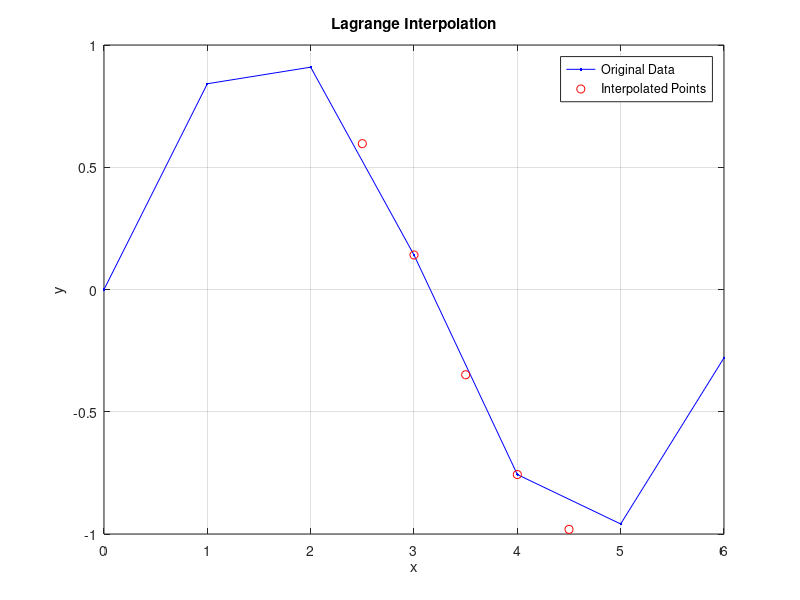

Source code (MATLAB):
% LAGRANGE INTERPOLATION POLYNOMIAL
clc;
clear;
close all;

dataX = 0:6;
dataY = [0 0.8415 0.9093 0.1411 -0.7568 -0.9589 -0.2794];
n = length(dataX);
x = [2.5 3 3.5 4 4.5];

for i = 1:length(x)
    sum = 0;
    for j = 1:n
        prod = 1;
        for k = 1:n
            if j ~= k
                prod = prod * ((x(i) - dataX(k)) / (dataX(j) - dataX(k)));
            end
        end
        sum = sum + prod * dataY(j);
    end
    y(i) = sum;
end

plot(dataX, dataY, 'b.-')
hold on
plot(x, y, 'ro')
legend('Original Data', 'Interpolated Points')
xlabel('x')
ylabel('y')
title('Lagrange Interpolation')
grid on
